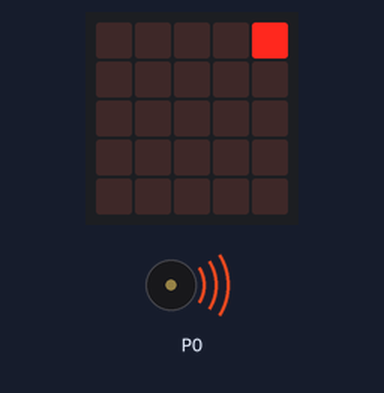
Simulated run of this program. Board: BBC micro:bit (MakeCode). Shown: the board's 5×5 LED display, buzzer (waves = sounding). Random numbers come from a fixed seed.

Above: at 0.09 s.
At 10.01 s:
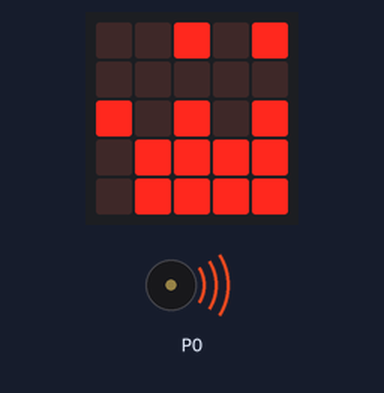
At 19.94 s:
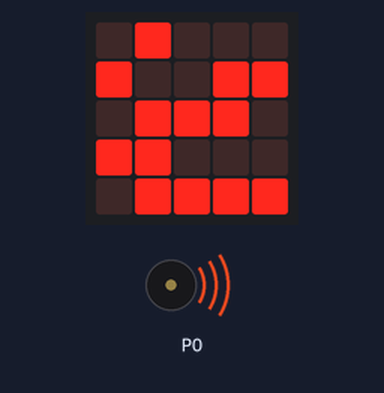
At 39.86 s:
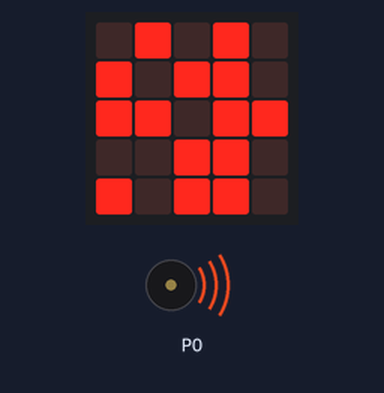
Timing chart, 0 to 40.0 s (numbered marks = the images above):
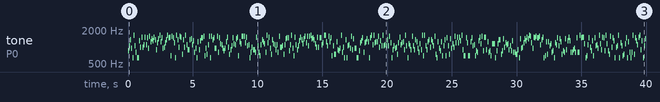

The program:

main.ts
```typescript
let p = 0
basic.forever(function () {
    p = randint(1, 20)
    p = p * 50
    p = p + 600
    music.play(music.tonePlayable(p, music.beat(BeatFraction.Eighth)), music.PlaybackMode.UntilDone)
    led.toggle(randint(0, 4), randint(0, 4))
})
```

test.ts
```typescript
// テストはここに来ます。このパッケージが拡張機能として使用されるときにはコンパイルされません。
```

Measured:
- by itself, tone on P0: plays 850 Hz for 0.06 s, 1050 Hz for 0.06 s, 1350 Hz for 0.06 s, 950 Hz for 0.06 s, 650 Hz for 0.06 s, 1600 Hz for 0.06 s … (460 notes in this stretch)
